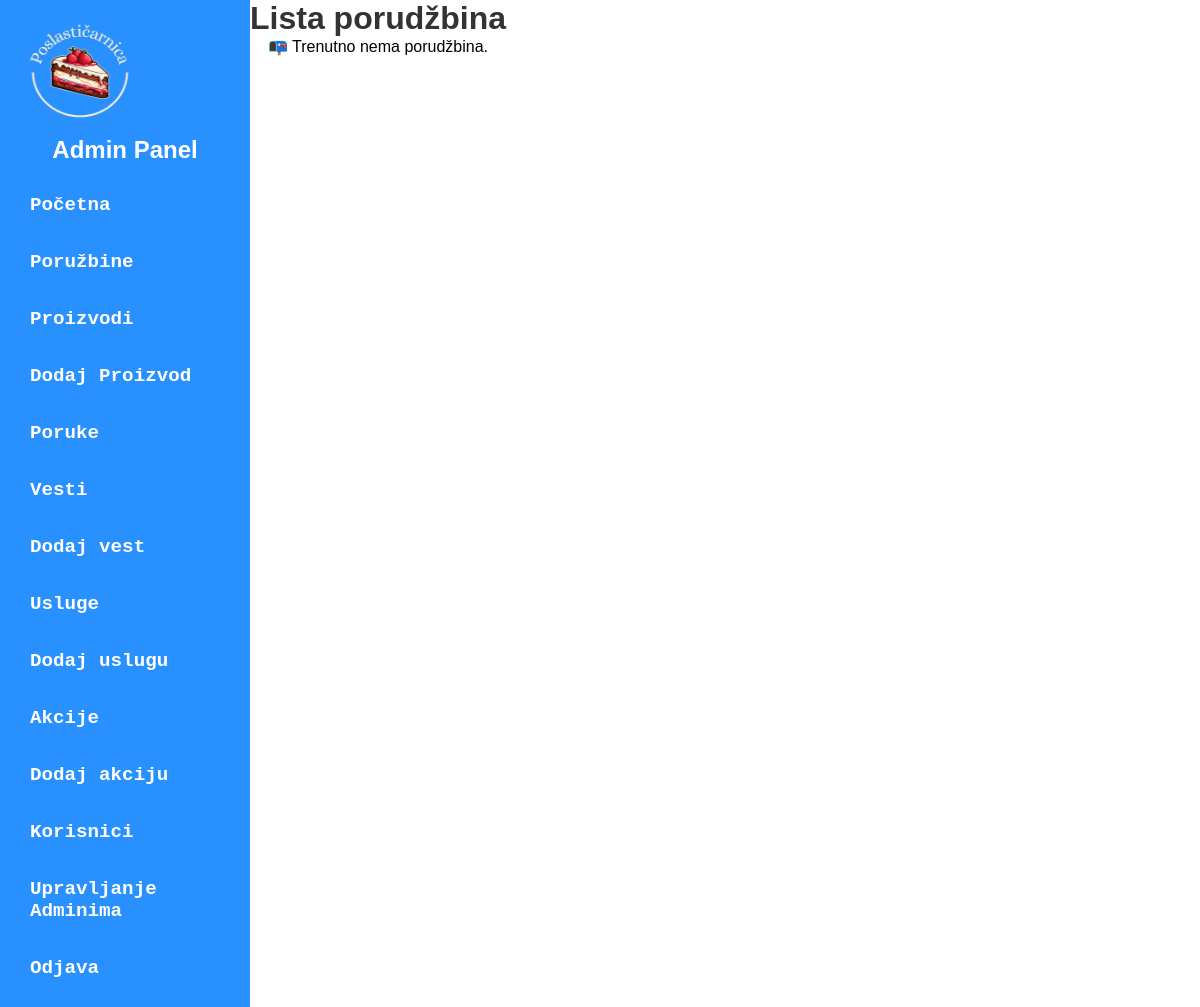
Before: /admin/admin-dashboard.php?page=poružbina with the older database file.
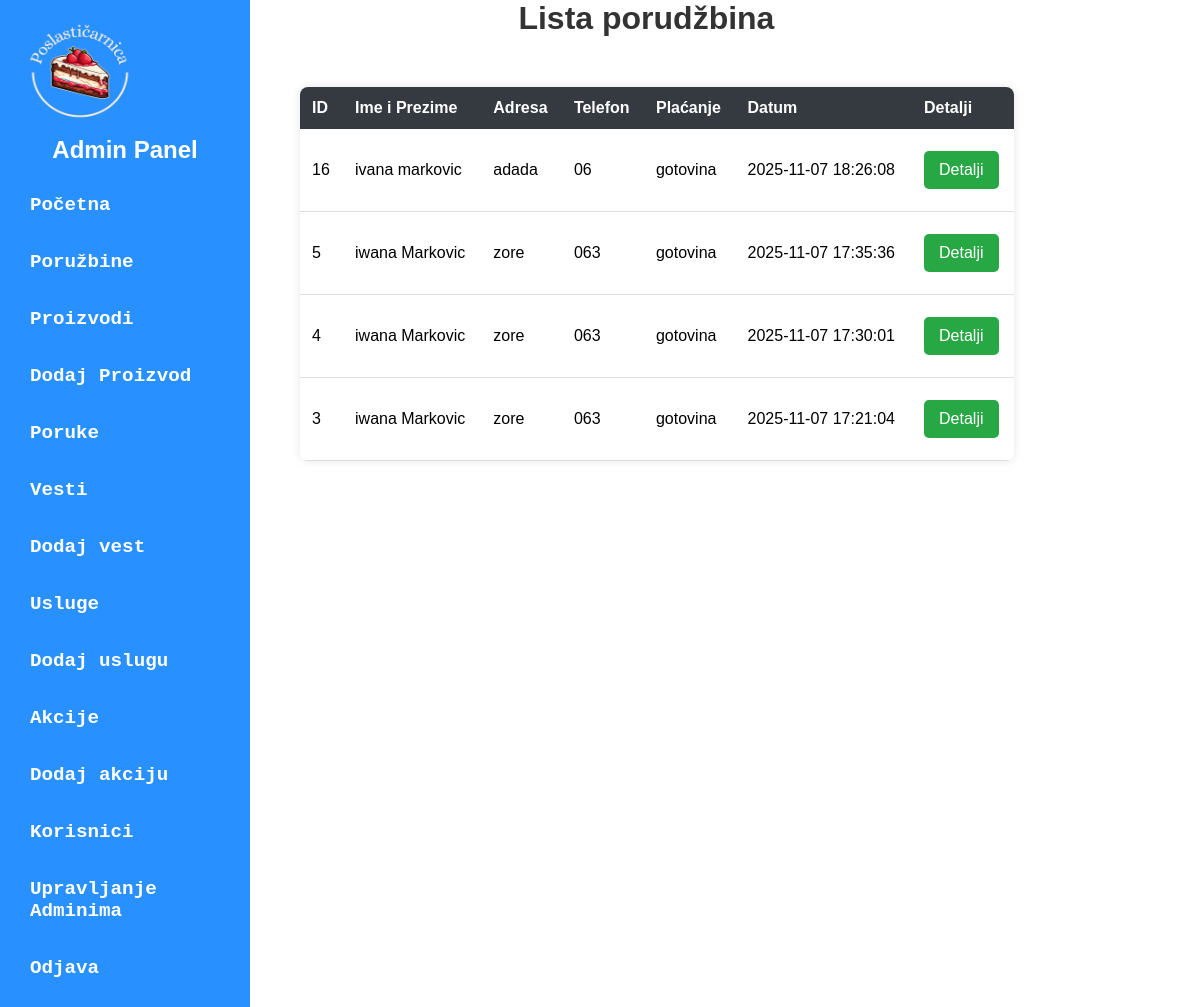
After: the same page with the newer database file.
### tables this page shows
CREATE TABLE IF NOT EXISTS `porudzbina` (
  `id` int(10) unsigned NOT NULL AUTO_INCREMENT,
  `ime` varchar(50) NOT NULL,
  `prezime` varchar(50) NOT NULL,
  `adresa` varchar(100) NOT NULL,
  `telefon` varchar(20) NOT NULL,
  `nacin_placanja` varchar(30) NOT NULL DEFAULT 'gotovina',
  `datum_porudzbine` datetime NOT NULL DEFAULT current_timestamp(),
  PRIMARY KEY (`id`) USING BTREE
);

### admin/model/sve-porudzbineModel.php (called while the page is built)
<?php
$query = "SELECT * FROM porudzbina ORDER BY id DESC";
$query_run = mysqli_query($con, $query);
if ($query_run && mysqli_num_rows($query_run) > 0) {
    $porudzbine = mysqli_fetch_all($query_run, MYSQLI_ASSOC);
} else {
    $porudzbine = [];
}
?>

### admin/view/listaPorudzbina.php (the view, shortened to what this page needs)
<!DOCTYPE html>
<html lang="sr">
<head>
    <link rel="stylesheet" href="./public/table-style.css">
</head>
<body>
    <h1>Lista porudžbina</h1>
    <?php if (empty($porudzbine)): ?>
        <p style="text-align:center;">📭 Trenutno nema porudžbina.</p>
    <?php else: ?>
        <table>
            <tr>
                <th>ID</th>
                <th>Ime i Prezime</th>
                <th>Adresa</th>
                <th>Telefon</th>
                <th>Plaćanje</th>
                <th>Datum</th>
                <th>Detalji</th>
            </tr>
            <?php foreach ($porudzbine as $p): ?>
                <tr>
                    <td><?= $p['id'] ?></td>
                    <td><?= htmlspecialchars($p['ime'] . ' ' . $p['prezime']) ?></td>
                    <td><?= htmlspecialchars($p['adresa']) ?></td>
                    <td><?= htmlspecialchars($p['telefon']) ?></td>
                    <td><?= htmlspecialchars($p['nacin_placanja']) ?></td>
                    <td><?= $p['datum_porudzbine'] ?></td>
                    <td> <a href="admin-dashboard.php?page=detaljiPorudzbine&id=<?= $p['id'] ?>" id="dugme">Detalji</a>
                    </td>
                </tr>
            <?php endforeach; ?>
        </table>
    <?php endif; ?>
</body>
</html>

### admin/view/admin-nav.php (shortened to what this page needs)
<!DOCTYPE html>
<html lang="sr">
<head>
    <link rel="stylesheet" href="./public/admin-nav.css">
    <link rel="stylesheet" href="./public/message-session.css">
</head>
<body id="body-nav">
    <div class="admin-container">
        <aside class="sidebar">
            <a href="../pocetna"><img style="width: 120px;" src='./public/slike/Poslastičarnica_logo.png'></a>
            <h2 id="admin-title">Admin Panel</h2>
            <ul>
            <li><a href="admin-dashboard.php?page=pocetna">Početna</a></li>
               <li><a href="admin-dashboard.php?page=poružbina">Poružbine</a></li>
                <li><a href="admin-dashboard.php?page=proizvodi">Proizvodi</a></li>
                <li><a href="admin-dashboard.php?page=dodajProizvod">Dodaj Proizvod</a></li>
                <li><a href="admin-dashboard.php?page=poruke">Poruke</a></li>
                <li><a href="admin-dashboard.php?page=vesti">Vesti</a></li>
                <li><a href="admin-dashboard.php?page=dodajVest">Dodaj vest</a></li>
                <li><a href="admin-dashboard.php?page=usluge">Usluge</a></li>
                <li><a href="admin-dashboard.php?page=dodajUslugu">Dodaj uslugu</a></li>
                <li><a href="admin-dashboard.php?page=akcije">Akcije</a></li>
                <li><a href="admin-dashboard.php?page=dodajAkciju">Dodaj akciju</a></li>
                <li><a href="admin-dashboard.php?page=korisnici">Korisnici</a></li>
                <li><a href="admin-dashboard.php?page=upravljajAdminima">Upravljanje Adminima</a></li>
                <li><a href="admin-dashboard.php?page=odjava">Odjava</a></li>
            </ul>
        </aside>
        <main class="main-content">

### admin/admin-dashboard.php (shortened to what this page needs)
<?php
include("view/admin-nav.php");
include_once 'model/AkcijaModel.php';
include_once 'model/sve-porudzbineModel.php';
$page = isset($_GET['page']) ? $_GET['page'] : 'pocetna';
switch ($page) {
    case 'poružbina':
        include './view/listaPorudzbina.php';
        break;
}
?>

### admin/public/admin-nav.css (style rules this page uses)
* { margin: 0; padding: 0; box-sizing: border-box; font-family: Arial, sans-serif; }
.admin-container { height: 70em; display: flex; }
.sidebar { width: 250px; background: #2990ff; color: white; padding: 20px; }
.sidebar #admin-title { text-align: center; margin-bottom: 20px; color: white; }
.sidebar ul { list-style: none; }
.sidebar ul li { margin: 15px 0; }
.sidebar ul li a { color: white; text-decoration: none; display: block; padding: 10px; transition: 0.3s; font-family: 'Courier New', Courier, monospace; font-weight: bold; font-size: larger; }

### admin/public/table-style.css (style rules this page uses)
img { width: 7em; height: 7em; }
h1 { text-align: center; color: #333; }
#dugme { display: inline-block; margin: 10px auto; padding: 10px 15px; text-decoration: none; color: white; background-color: #28a745; border-radius: 5px; text-align: center; }
table { width: 90%; margin: 50px; border-collapse: collapse; background-color: white; box-shadow: 0px 0px 10px rgba(0, 0, 0, 0.1); border-radius: 8px; overflow: hidden; }
th { background-color: #343a40; color: white; padding: 12px; text-align: left; }
td { padding: 12px; border-bottom: 1px solid #ddd; }

Changed rows visible on the page:
added porudzbina: id "16", ime+prezime "ivana markovic", adresa "adada", telefon "06", nacin_placanja "gotovina", datum_porudzbine "2025-11-07 18:26:08"
added porudzbina: id "5", ime+prezime "iwana Markovic", adresa "zore", telefon "063", nacin_placanja "gotovina", datum_porudzbine "2025-11-07 17:35:36"
added porudzbina: id "4", ime+prezime "iwana Markovic", adresa "zore", telefon "063", nacin_placanja "gotovina", datum_porudzbine "2025-11-07 17:30:01"
added porudzbina: id "3", ime+prezime "iwana Markovic", adresa "zore", telefon "063", nacin_placanja "gotovina", datum_porudzbine "2025-11-07 17:21:04"
Other visible differences:
text no longer shown: "📭 Trenutno nema porudžbina."
text now shown: "ID Ime i Prezime Adresa Telefon Plaćanje Datum Detalji"
